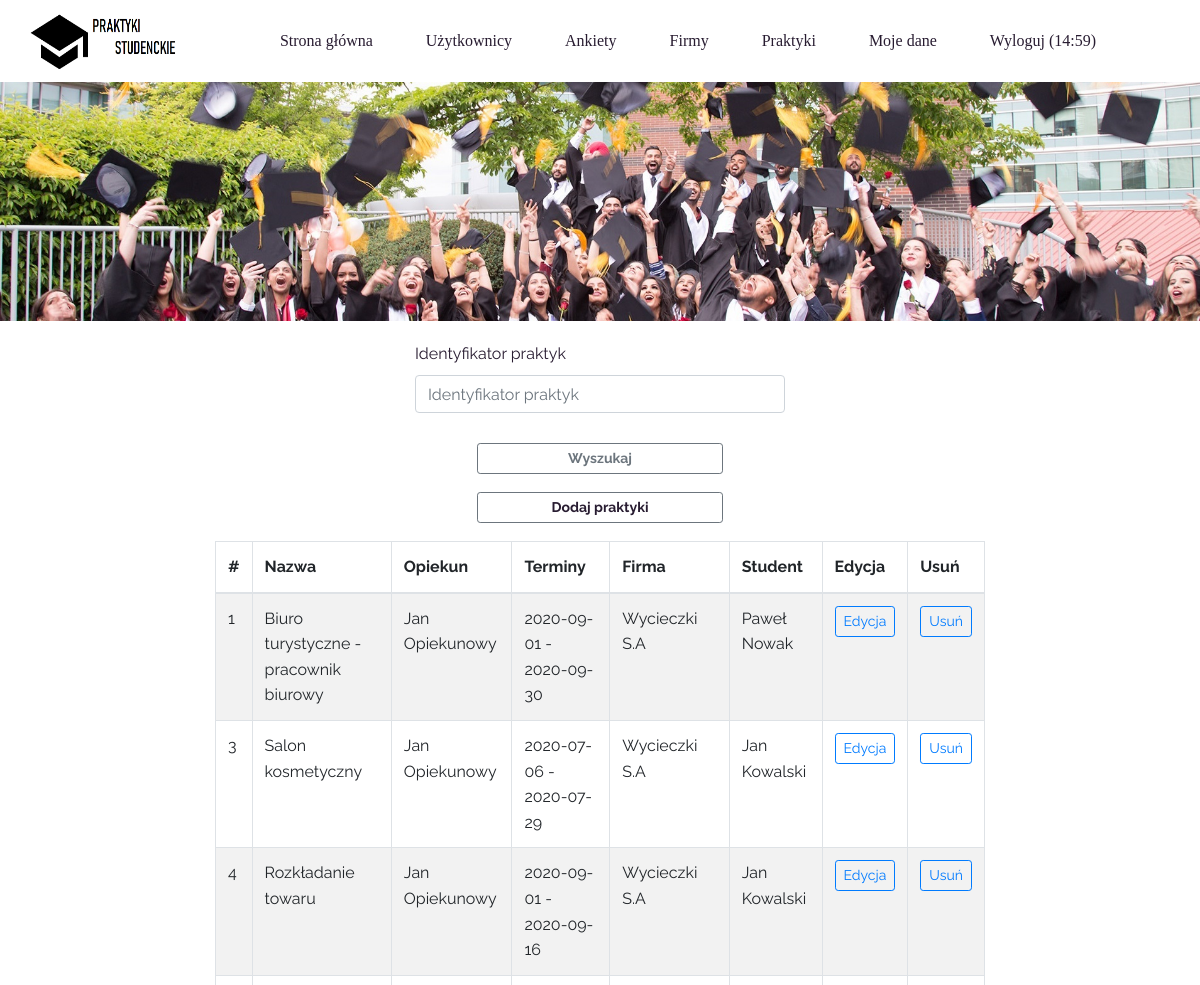
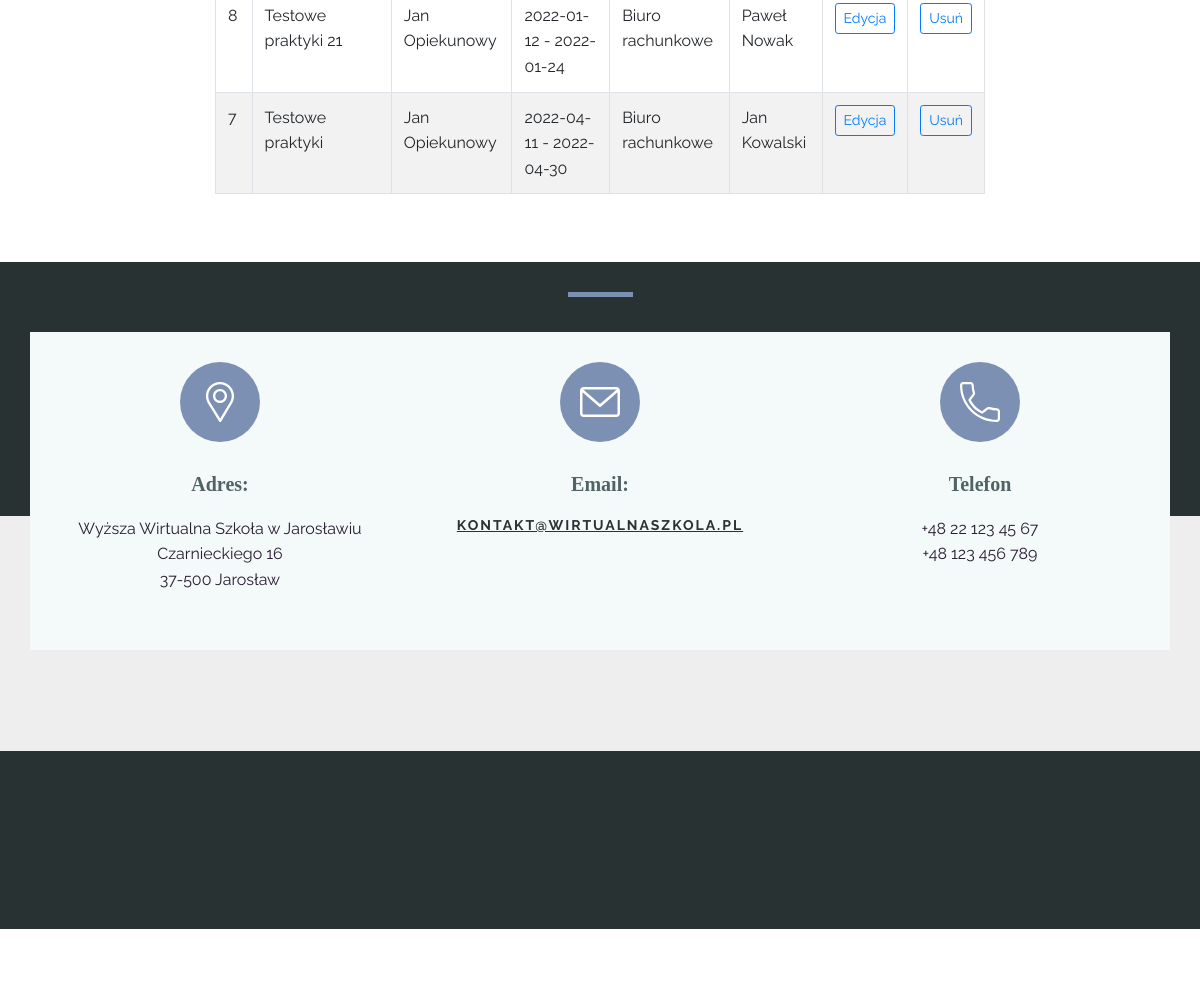
Page /view/intership_admin.php (signed in) on the committed database (2 pictures, top to bottom).
### tables this page shows
CREATE TABLE IF NOT EXISTS `internship` (
  `id` int(11) NOT NULL AUTO_INCREMENT,
  `name` text NOT NULL,
  `content` text NOT NULL,
  `status` int(1) NOT NULL DEFAULT '1',
  `start_date` date NOT NULL,
  `end_date` date NOT NULL,
  `company` int(11) NOT NULL,
  `id_student` int(11) NOT NULL,
  `id_patron` int(11) NOT NULL,
  `hours` int(3) DEFAULT '0',
  PRIMARY KEY (`id`)
);

CREATE TABLE IF NOT EXISTS `users` (
  `id` int(11) NOT NULL AUTO_INCREMENT,
  `name` text NOT NULL,
  `username` text NOT NULL,
  `mail` text NOT NULL,
  `password` text NOT NULL,
  `role_type` int(11) NOT NULL,
  `index_number` text NOT NULL,
  PRIMARY KEY (`id`)
);

CREATE TABLE IF NOT EXISTS `company` (
  `id` int(11) NOT NULL AUTO_INCREMENT,
  `name` text NOT NULL,
  `address` text NOT NULL,
  `nip` text NOT NULL,
  `del` int(11) NOT NULL,
  PRIMARY KEY (`id`)
);

### view/intership_admin.php (the view, shortened to what this page needs)
<?php
	require_once "../action/session.php";
	if ($_SESSION['session_active'] == "1"){
		require_once "head.php";
	?>
<body class="u-body">
	<?php require_once "header.php"; ?>
	<div class="col-md-8 offset-md-2">
		<form action="" method="post">
			<div class="row" style="margin-bottom: 30px">
				<div class="col col-md-6 offset-md-3">
					<label for="inputEmail4">Identyfikator praktyk</label>
					<input type="text" class="form-control" placeholder="Identyfikator praktyk" name="name">
				</div>
			</div>
			<div class="col-md-12" style="float: left">
				<button type="submit" class="btn btn-sm btn-outline-secondary col-lg-4 offset-lg-4 col-md-4 col-sm-4 cos-xs-4" style="margin-bottom: 18px" data-toggle="modal" data-target="#exampleModal"><b>Wyszukaj</b></button>
		</form>
		<a type="submit" class="btn btn-sm btn-outline-secondary col-lg-4 offset-lg-4 col-md-4 col-sm-4 cos-xs-4" style="margin-bottom: 18px" data-toggle="modal" data-target="#exampleModal"><b>Dodaj praktyki</b></a>
		</div>
		<div class="limiter">
			<div class="container-table100">
				<div class="wrap-table100">
					<div class="table100">
						<table id="tablePreview" class="table table-striped table-bordered col-md-12 " style="margin-top: 40px">
							<thead>
								<tr class="table100-head">
									<th class="column1">#</th>
									<th class="column3">Nazwa</th>
									<th class="column3">Opiekun</th>
									<th class="column2">Terminy</th>
									<th class="column2">Firma</th>
									<th class="column3">Student</th>
									<th class="column3">Edycja</th>
									<th class="column3">Usuń</th>
								</tr>
							</thead>
							<tbody>
								<?php
									if (isset($_POST['name'])){
										if ($_POST['name']==""){
											$query = "SELECT * FROM internship";
										}else{
											$name = $_POST['name'];
											$query = "SELECT * FROM internship where id like $name";
										}
									}else{
										$query = "SELECT * FROM internship";
									}
									$result = $db->query($query);
									$row = $result->num_rows;
									for ($x=0; $x < $row; $x++)
									{
										$array = $result->fetch_assoc();
										$id_cat = $array['company'];
										$query_cat = "SELECT * FROM company where id like '$id_cat'";
										$result_cat = $db->query($query_cat);
										$array_cat = $result_cat ->fetch_assoc();
										$id_student = $array['id_student'];
										$query_student = "SELECT * FROM users where id like '$id_student'";
										$result_student = $db->query($query_student);
										$array_student = $result_student ->fetch_assoc();
										$id_patron = $array['id_patron'];
										$query_patron = "SELECT * FROM users where id like '$id_patron'";
										$result_patron = $db->query($query_patron);
										$array_patron = $result_patron ->fetch_assoc();
									                 ?>
								<tr>
									<td class="column1"><?php echo $array['id']; ?></td>
									<td class="column3"><?php echo $array['name']; ?></td>
									<td class="column2"><?php echo $array_patron['name']; ?></td>
									<td class="column2"><?php echo $array['start_date']." - ".$array['end_date']; ?></td>
									<td class="column2"><?php echo $array_cat['name']; ?></td>
									<?php
										if ($array['id_student']==0){
										    ?>
									<td><a class='column2 btn btn-sm btn-outline-secondary' type='button' href="intership_student.php?id=<?php echo $array['id'];?>">Przypisz</a></td>
									<?php
										}else{
										    ?>
									<td class="column2"><?php echo $array_student['name']; ?></td>
									<?php
										}
										?>
									<td><a class='column2 btn btn-sm btn-outline-primary' type='button' href="edit_intership_admin.php?id=<?php echo $array['id'];?>">Edycja</a></td>
									<td><a class='column2 btn btn-sm btn-outline-primary' type='button' href="../action/del_intership.php?id=<?php echo $array['id'];?>">Usuń</a></td>
								</tr>
								<?php
									}
									?>
							</tbody>
						</table>
					</div>
				</div>
			</div>
		</div>
</body>
<?php
	require_once "footer.php";
	}else{
		header('location: ../index.php?alert=1');
	}
	?>

### rows in the picture
internship: id "1", name "Biuro turystyczne - pracownik biurowy", users.name "Jan Opiekunowy", start_date "2020-09-01", end_date "2020-09-30", company.name "Wycieczki S.A", users.name "Paweł Nowak"
internship: id "3", name "Salon kosmetyczny", users.name "Jan Opiekunowy", start_date "2020-07-06", end_date "2020-07-29", company.name "Wycieczki S.A", users.name "Jan Kowalski"
internship: id "4", name "Rozkładanie towaru", users.name "Jan Opiekunowy", start_date "2020-09-01", end_date "2020-09-16", company.name "Wycieczki S.A", users.name "Jan Kowalski"
internship: id "8", name "Testowe praktyki 21", users.name "Jan Opiekunowy", start_date "2022-01-12", end_date "2022-01-24", company.name "Biuro rachunkowe", users.name "Paweł Nowak"
internship: id "7", name "Testowe praktyki", users.name "Jan Opiekunowy", start_date "2022-04-11", end_date "2022-04-30", company.name "Biuro rachunkowe", users.name "Jan Kowalski"
